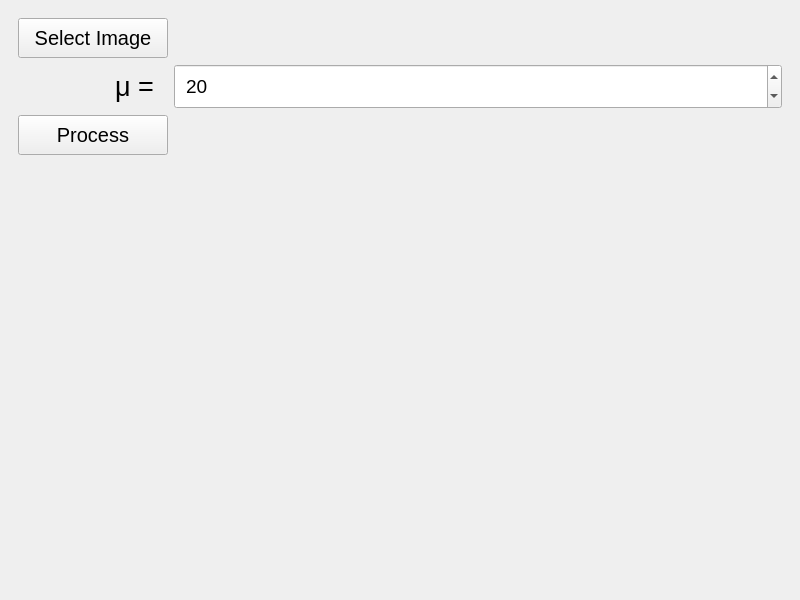
<?xml version="1.0" encoding="UTF-8"?>
<ui version="4.0">
 <class>MainWindow</class>
 <widget class="QMainWindow" name="MainWindow">
  <property name="geometry">
   <rect>
    <x>0</x>
    <y>0</y>
    <width>800</width>
    <height>600</height>
   </rect>
  </property>
  <property name="font">
   <font>
    <pointsize>14</pointsize>
   </font>
  </property>
  <property name="windowTitle">
   <string>MainWindow</string>
  </property>
  <property name="styleSheet">
   <string notr="true">padding:7px;</string>
  </property>
  <widget class="QWidget" name="centralwidget">
   <layout class="QVBoxLayout" name="verticalLayout">
    <item>
     <widget class="QWidget" name="widget" native="true">
      <layout class="QFormLayout" name="formLayout">
       <item row="0" column="0">
        <widget class="QPushButton" name="pushButton">
         <property name="minimumSize">
          <size>
           <width>150</width>
           <height>35</height>
          </size>
         </property>
         <property name="font">
          <font>
           <pointsize>15</pointsize>
          </font>
         </property>
         <property name="text">
          <string>Select Image</string>
         </property>
        </widget>
       </item>
       <item row="0" column="1">
        <widget class="QLabel" name="ImagePath">
         <property name="font">
          <font>
           <pointsize>13</pointsize>
          </font>
         </property>
         <property name="text">
          <string/>
         </property>
        </widget>
       </item>
       <item row="2" column="0">
        <widget class="QLabel" name="label">
         <property name="minimumSize">
          <size>
           <width>150</width>
           <height>0</height>
          </size>
         </property>
         <property name="font">
          <font>
           <pointsize>20</pointsize>
          </font>
         </property>
         <property name="text">
          <string>μ =</string>
         </property>
         <property name="alignment">
          <set>Qt::AlignRight|Qt::AlignTrailing|Qt::AlignVCenter</set>
         </property>
        </widget>
       </item>
       <item row="2" column="1">
        <widget class="QSpinBox" name="MuSpinBox">
         <property name="font">
          <font>
           <pointsize>14</pointsize>
          </font>
         </property>
         <property name="value">
          <number>20</number>
         </property>
        </widget>
       </item>
       <item row="5" column="0">
        <widget class="QPushButton" name="pushButton_2">
         <property name="minimumSize">
          <size>
           <width>150</width>
           <height>35</height>
          </size>
         </property>
         <property name="font">
          <font>
           <pointsize>15</pointsize>
          </font>
         </property>
         <property name="text">
          <string>Process</string>
         </property>
        </widget>
       </item>
       <item row="7" column="0">
        <widget class="QLabel" name="label_2">
         <property name="text">
          <string/>
         </property>
        </widget>
       </item>
       <item row="6" column="0" colspan="2">
        <widget class="QLabel" name="ImageDisplayLabel">
         <property name="text">
          <string/>
         </property>
        </widget>
       </item>
      </layout>
     </widget>
    </item>
   </layout>
  </widget>
 </widget>
 <resources/>
 <connections>
  <connection>
   <sender>pushButton</sender>
   <signal>clicked()</signal>
   <receiver>MainWindow</receiver>
   <slot>selectImage()</slot>
   <hints>
    <hint type="sourcelabel">
     <x>73</x>
     <y>37</y>
    </hint>
    <hint type="destinationlabel">
     <x>6</x>
     <y>141</y>
    </hint>
   </hints>
  </connection>
  <connection>
   <sender>pushButton_2</sender>
   <signal>clicked()</signal>
   <receiver>MainWindow</receiver>
   <slot>process()</slot>
   <hints>
    <hint type="sourcelabel">
     <x>74</x>
     <y>140</y>
    </hint>
    <hint type="destinationlabel">
     <x>5</x>
     <y>193</y>
    </hint>
   </hints>
  </connection>
 </connections>
 <slots>
  <slot>selectImage()</slot>
  <slot>process()</slot>
 </slots>
</ui>
